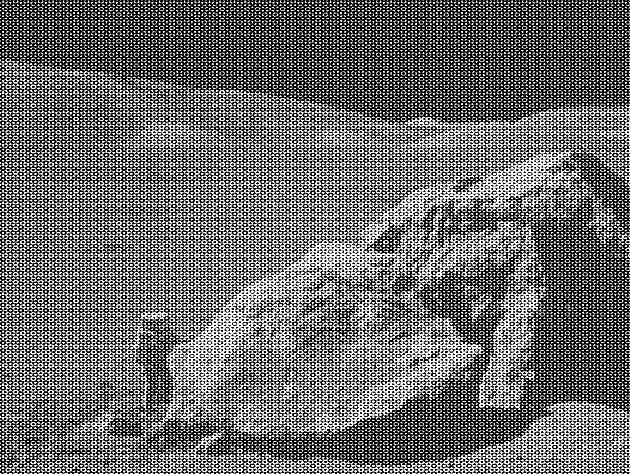
#> input picture moonlanding.png, 630 x 474 px
$ jupyter execute --allow-errors 09ex_Algorithms.ipynb
#> lines starting #> are read from the running program, lines starting #| are printed output that depends on the picture
1\. **Maximum wind speed prediction at the Sprogø station**

The exercise goal is to predict the maximum wind speed occurring every 50 years even if no measure exists for such a period. The available data are only measured over 21 years at the Sprogø meteorological station located in Denmark.

The annual maxima are supposed to fit a normal probability density function. However such function is not going to be estimated because it gives a probability from a wind speed maxima. Finding the maximum wind speed occurring every 50 years requires the opposite approach, the result needs to be found from a defined probability. That is the quantile function role and the exercise goal will be to find it. In the current model, it is supposed that the maximum wind speed occurring every 50 years is defined as the upper 2% quantile.

By definition, the quantile function is the inverse of the cumulative distribution function. The latter describes the probability distribution of an annual maxima. In the exercise, the cumulative probability $p_i$ for a given year i is defined as $p_i = i/(N+1)$ with $N = 21$, the number of measured years. Thus it will be possible to calculate the cumulative probability of every measured wind speed maxima. From those experimental points, the scipy.interpolate module will be very useful for fitting the quantile function. Finally the 50 years maxima is going to be evaluated from the cumulative probability of the 2% quantile.

Practically, load the dataset:

```python
import numpy as np
max_speeds = np.load('max-speeds.npy')
years_nb = max_speeds.shape[0]
```

Compute then the cumulative probability $p_i$ (`cprob`) and sort the maximum speeds from the data. Use then the  UnivariateSpline from scipy.interpolate to define a quantile function and thus estimate the probabilities.

In the current model, the maximum wind speed occurring every 50 years is defined as the upper 2% quantile. As a result, the cumulative probability value will be:

```python
fifty_prob = 1. - 0.02
```

So the storm wind speed occurring every 50 years can be guessed as:

``` python
fifty_wind = quantile_func(fifty_prob)
```

[cell 1]
import numpy as np
import pandas as pd
import matplotlib.pyplot as plt
from scipy import interpolate

#> (the rest of this cell did not finish here and is left out)

2\. **Curve fitting of temperature in Alaska**

The temperature extremes in Alaska for each month, starting in January, are given by (in degrees Celcius):

max:  17,  19,  21,  28,  33,  38, 37,  37,  31,  23,  19,  18

min: -62, -59, -56, -46, -32, -18, -9, -13, -25, -46, -52, -58

* Plot these temperature extremes.
* Define a function that can describe min and max temperatures.
* Fit this function to the data with scipy.optimize.curve_fit().
* Plot the result. Is the fit reasonable? If not, why?
* Is the time offset for min and max temperatures the same within the fit accuracy?

[cell 2]
#* Plot these temperature extremes.
val_max = np.array([17,  19,  21,  28,  33,  38, 37,  37,  31,  23,  19,  18])
val_min = np.array([-62, -59, -56, -46, -32, -18, -9, -13, -25, -46, -52, -58])
t = np.arange(len(val_max))

t_max = t[val_max == val_max.max()]
t_min = t[val_min == val_min.min()]

val_extreme = np.array([val_max.max(), val_min.min()])
t_extreme = np.concatenate((t_max, t_min))

fig, ax = plt.subplots(1,1)
ax.scatter(t, val_max, c = 'r', marker = '.', label='max temperatures')
ax.scatter(t, val_min, c = 'b' ,marker = '.', label='min temperatures')

ax.scatter(t_extreme, val_extreme, c = 'g', marker = 'o', label='extreme')
ax.grid()
ax.legend(loc = 'center left')
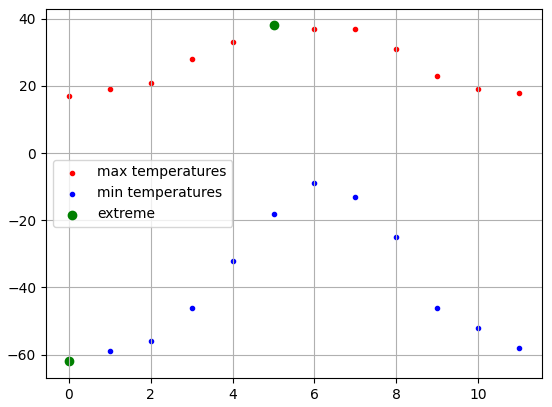
#> figure drawn by matplotlib, 1 panel

[cell 3]
#Define a function that can describe min and max temperatures. Fit this function to the data with scipy.optimize.curve_fit().
from scipy import optimize

def f(x, A, x_0, sigma, b):
    return A * ((1/sigma*np.sqrt(2*np.pi)) * np.exp(-(x-x_0)**2/(2*sigma**2)) ) + b

par_max, par_max_cov = optimize.curve_fit(f, t, val_max, p0=[20, 6, 3, 18])
print('parameters for the max curve: ', par_max, '\n', 'covariance matrix of the params: \n',  par_max_cov, '\n')

par_min, par_min_cov = optimize.curve_fit(f, t, val_min, p0=[50, 6, 2, -60])
print('parameters for the max curve: ', par_min, '\n', 'covariance matrix of the params: \n',  par_min_cov, '\n')

[cell 4]
#Plot the result. Is the fit reasonable? If not, why?

fig, ax = plt.subplots(1,1)
ax.scatter(t, val_max, c = 'r', marker = '.', label='max temperatures')
ax.scatter(t, val_min, c = 'b' ,marker = '.', label='min temperatures')
ax.scatter(t_extreme, val_extreme, c = 'g', marker = 'o', label='extreme')

A, x_0, sigma, b = par_max
ax.plot(t, f(t, A, x_0, sigma, b), label='fit_max')

A, x_0, sigma, b = par_min
ax.plot(t, f(t, A, x_0, sigma, b), label='fit_min')
ax.grid()
ax.legend(loc = 'center left')

#the fit is reasonable
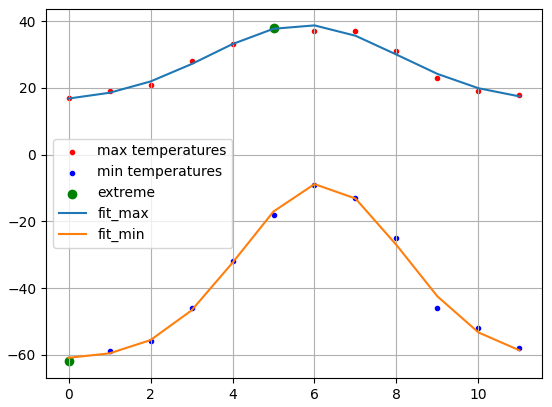
#> figure drawn by matplotlib, 1 panel; curve peaks at x = 6, y = 38.72; curve peaks at x = 6, y = -8.85

[cell 5]
# Is the time offset for min and max temperatures the same within the fit accuracy?
#compatibility = x_0min - x_0max / np.sqrt(var_max+var_min)

var_max = par_max_cov[1,1]
var_min = par_min_cov[1,1]
compat = (par_max[1] - par_min[1]) / np.sqrt((var_max+var_min))
print('The compatibility as a fanction of the two value and their respective variance, in unito of the sum of the variances is:', compat)

3\. **2D minimization of a six-hump camelback function**

$$
f(x,y) = \left(4-2.1x^2+\frac{x^4}{3} \right) x^2 +xy + (4y^2 -4)y^2
$$

has multiple global and local minima. Find the global minima of this function.

Hints:

* Variables can be restricted to $-2 < x < 2$ and $-1 < y < 1$.
* Use numpy.meshgrid() and pylab.imshow() to find visually the regions.
* Use scipy.optimize.minimize(), optionally trying out several of its methods.

How many global minima are there, and what is the function value at those points? What happens for an initial guess of $(x, y) = (0, 0)$ ?

[cell 6]
from scipy import optimize

x = np.linspace(-2, 2, 100, endpoint=False)
y = np.linspace(-1, 1, 100, endpoint=False)

# [6 lines of commented-out code are left out]

def f(t):
    x=t[0]
    y=t[1]
    return (4 - 2.1*x**2 + (x**4)/3)*x**2 + x*y + (4*y**2 - 4)*y**2
grid = np.meshgrid(x,y)


c=plt.imshow(f(grid), vmin=f(grid).min(), vmax=f(grid).max(),
          extent=[x.min(), x.max(), y.min(), y.max()],
           interpolation='nearest', origin='lower')
plt.colorbar(c)

df=pd.DataFrame(np.array([optimize.minimize(f, [xi,yi]).x for xi in x[::10] for yi in y[::10]]))
df
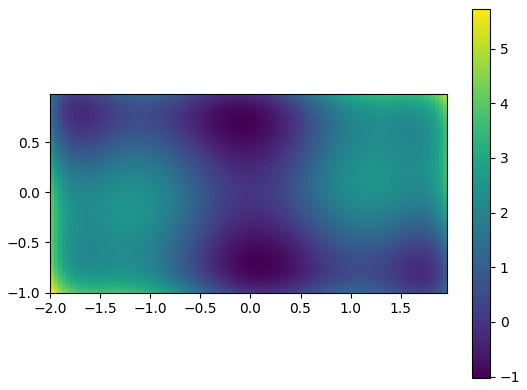
#> figure drawn by matplotlib, 2 panels

4\. **FFT of a simple dataset**

Performe a periodicity analysis on the lynxs-hares population

#> (a cell that did not finish here is left out)

### Let's begin with the Lynx analysis

[cell 8]
from scipy import fftpack

#> (the rest of this cell did not finish here and is left out)

#> (a cell that did not finish here is left out)

## Now we can do the same passages for Hares e Carrots

#> (a cell that did not finish here is left out)

#> (a cell that did not finish here is left out)

[cell 12]
color = np.array(['b', 'r', 'g'])
#> (the rest of this cell did not finish here and is left out)

5\. **FFT of an image**

* Examine the provided image `moonlanding.png`, which is heavily contaminated with periodic noise. In this exercise, we aim to clean up the noise using the Fast Fourier Transform.
* Load the image using pylab.imread().
* Find and use the 2-D FFT function in scipy.fftpack, and plot the spectrum (Fourier transform of) the image. Do you have any trouble visualising the spectrum? If so, why?
* The spectrum consists of high and low frequency components. The noise is contained in the high-frequency part of the spectrum, so set some of those components to zero (use array slicing).
* Apply the inverse Fourier transform to see the resulting image.

### Masking the FFT of the image of the high-frequency

The following resolution is desscribed in detail in the following link: https://scipy-lectures.org/intro/scipy/auto_examples/solutions/plot_fft_image_denoise.html

[cell 13]
data = plt.imread('moonlanding.png')
#> data is the input picture: shape (474, 630) float32; min 0, max 1, mean 0.424
plt.imshow(data, plt.cm.gray)

[cell 14]
data_fft = fftpack.fft2(data)
print(data_fft.shape)
#| (474, 630)
power = np.abs(data_fft)
power=np.abs(data_fft)

from matplotlib.colors import LogNorm #without this normalization the map is flat color
plt.imshow(power, norm=LogNorm())
plt.colorbar()
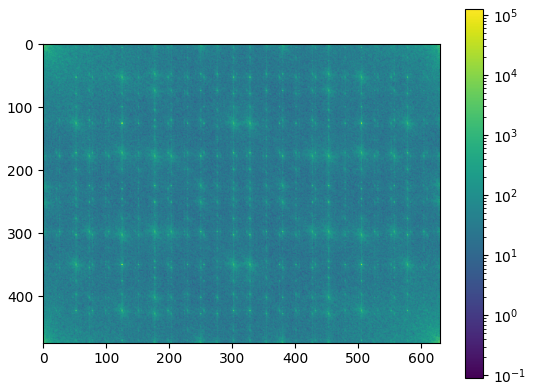
#> figure drawn by matplotlib, 2 panels

[cell 15]
data_fft2 = data_fft.copy()
k=0.07#this will be useful to cut the image
r, c = data_fft2.shape
#> r = 474; c = 630
data_fft2[int(r*k):int(r*(1-k)), :]=0
data_fft2[:, int(c*k):int(c*(1-k))]=0
#data_fft2=fftpack.fftshift(data_fft2)
power2=np.abs(data_fft2)
plt.imshow(power2, norm=LogNorm())

[cell 16]
data_new = fftpack.ifft2(data_fft2).real
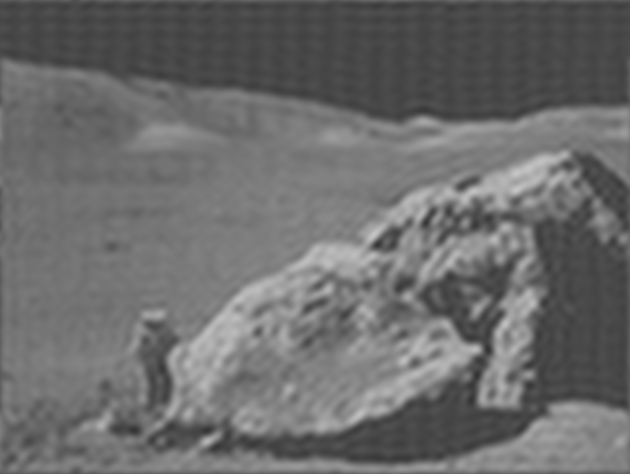
#> data_new: shape (474, 630) float32; min 0.2, max 0.774, mean 0.424
plt.imshow(data_new, plt.cm.gray)

### A couple of more intuitive approach

Althou the resolution presented was simple and clean it didn't involve the shift to the senter of the high frequencies, obtained by the fftpack.fftshift comand. In the following two examples I present some sling in the shifted frequency space.
To better understand the effect of the FFT I suggest the following material:
- https://m.youtube.com/watch?v=Iz6C1ny-F2Q
- https://thepythoncodingbook.com/2021/08/30/2d-fourier-transform-in-python-and-fourier-synthesis-of-images/ excelent to visualize the sin component of the FFT
- https://youtu.be/9mLeVn8xzMw in this video is used the same cleaning algorithm, but using another library.

[cell 17]
data_fft3 = data_fft.copy()
data_fft3 = fftpack.fftshift(data_fft3)
power3=np.abs(data_fft3)
plt.imshow(power3, norm=LogNorm())
plt.axvline(x=np.asarray(power3.shape)[1]/2 - 30, c='r')
plt.axvline(x=np.asarray(power3.shape)[1]/2 + 30, c='r')

plt.axhline(y=np.asarray(power3.shape)[0]/2 - 30, c='m')
plt.axhline(y=np.asarray(power3.shape)[0]/2 + 30, c='m')
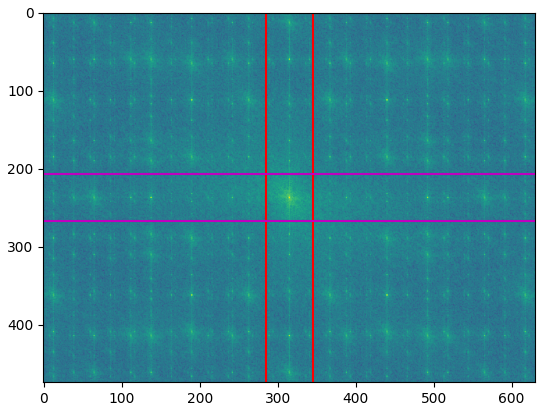
#> figure drawn by matplotlib, 1 panel

[cell 18]
data_fft3[ :int(np.asarray(power3.shape)[0]/2 - 29), :]=0
data_fft3[int(np.asarray(power3.shape)[0]/2 + 30):, :]=0

data_fft3[:, :int(np.asarray(power3.shape)[1]/2 - 29) ]=0
data_fft3[:, int(np.asarray(power3.shape)[1]/2 + 30): ]=0
power3=np.abs(data_fft3)
data_new3 = fftpack.ifft2(fftpack.ifftshift(data_fft3)).real

fig, (ax1, ax2) = plt.subplots(1,2, figsize=(10,5))
ax1.imshow(power3,  norm=LogNorm())
ax2.imshow(data_new3, plt.cm.gray)

[cell 19]
data_fft4 = data_fft.copy()
data_fft4 = fftpack.fftshift(data_fft4)

rows, cols = data_fft4.shape
#> rows = 474; cols = 630
crow, ccol = int(rows/2), int(cols/2) #center pixel
#> crow = 237; ccol = 315
mask = np.ones((rows, cols), np.uint8)
r = 50
center = [crow, ccol]
#> center = [237, 315]
x, y = np.ogrid[:rows, :cols] #makes a grid
#> x = 474 values from 0 to 473
mask_area = (x - center[0]) **2 + (y - center[1])**2 >= r**2
mask[mask_area]=0

data_fft4=data_fft4 * mask
print(data_fft4.shape)
#| (474, 630)

""""
#A very simple way of masking

a = np.arange(np.asarray(data_fft3.shape)[0])
b = np.arange(np.asarray(data_fft3.shape)[1])
index_0 = []
index_1 = []

for i in a:
    for j in b:
        if (i-np.asarray(data_fft3.shape)[0]/2)**2+(j-np.asarray(data_fft3.shape)[1]/2)**2 > 50**2:
            data_fft4[i,j] = 0
"""


power4=np.abs(data_fft4)
data_new4=fftpack.ifft2(fftpack.ifftshift(data_fft4)).real

fig, (ax1, ax2) = plt.subplots(1,2, figsize=(10,5))
ax1.imshow(power4,  norm=LogNorm(vmin=5))
ax2.imshow(data_new4, plt.cm.gray)
